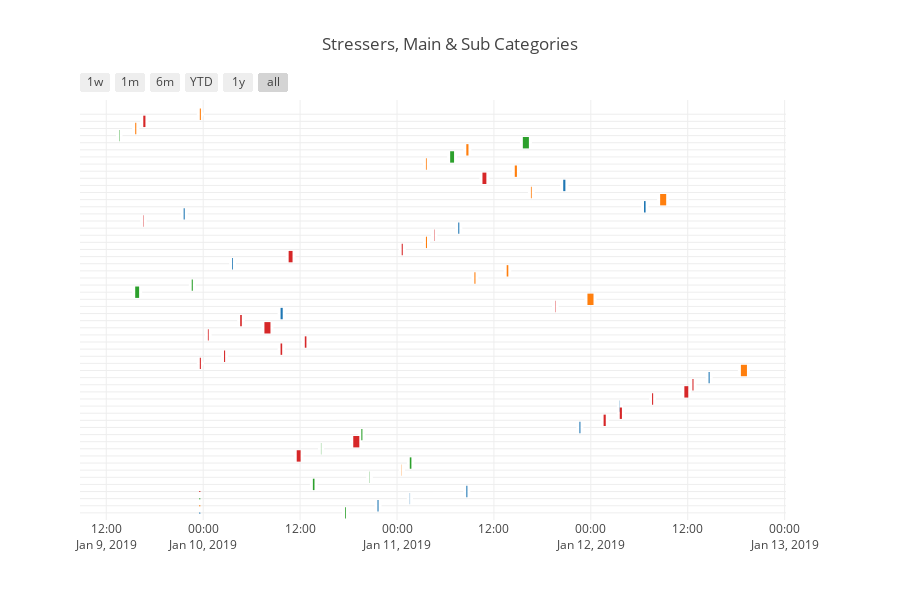

The notebook cell saved with this chart:
### Code cell
stress_stream.plot_stress_gantt()

### Figure 1 — Plotly figure (JSON) as saved in the notebook; plotly's stock layout.template omitted (floating-point values rounded to 4 significant figures)
{"data": [{"marker": {"color": "white"}, "name": "", "type": "scatter", "uid": "fd747139-8241-4879-889b-a002994638fa", "x": ["2019-01-10 17:34:59", "2019-01-10 17:40:59"], "y": [0, 0]}, {"marker": {"color": "white"}, "name": "", "type": "scatter", "uid": "47e60f52-cc77-4427-bd75-14c12337c86a", "x": ["2019-01-10 21:34:59", "2019-01-10 21:42:59"], "y": [1, 1]}, {"marker": {"color": "white"}, "name": "", "type": "scatter", "uid": "513fbaca-f45b-485f-9636-3307fb5724a5", "x": ["2019-01-11 01:34:59", "2019-01-11 01:36:59"], "y": [2, 2]}, {"marker": {"color": "white"}, "name": "", "type": "scatter", "uid": "e16d64e5-083a-4b95-87a9-239ba1ed6f62", "x": ["2019-01-11 08:34:59", "2019-01-11 08:42:59"], "y": [3, 3]}, {"marker": {"color": "white"}, "name": "", "type": "scatter", "uid": "78122338-6b7c-499e-a619-1853772e5559", "x": ["2019-01-10 13:34:59", "2019-01-10 13:46:59"], "y": [4, 4]}, {"marker": {"color": "white"}, "name": "", "type": "scatter", "uid": "d06a2822-2979-4d3b-9295-ea45732aed60", "x": ["2019-01-10 20:34:59", "2019-01-10 20:36:59"], "y": [5, 5]}, {"marker": {"color": "white"}, "name": "", "type": "scatter", "uid": "1fe37592-04a7-4224-85b9-113e83a53350", "x": ["2019-01-11 00:34:59", "2019-01-11 00:36:59"], "y": [6, 6]}, {"marker": {"color": "white"}, "name": "", "type": "scatter", "uid": "c1926b47-c7bb-4ba4-8be9-33653479ef37", "x": ["2019-01-11 01:34:59", "2019-01-11 01:46:59"], "y": [7, 7]}, {"marker": {"color": "white"}, "name": "", "type": "scatter", "uid": "88a18bb4-a432-4116-9f91-f4178d31a504", "x": ["2019-01-10 11:34:59", "2019-01-10 12:03:59"], "y": [8, 8]}, {"marker": {"color": "white"}, "name": "", "type": "scatter", "uid": "c419a566-b230-4c42-bf75-ca3a4e2c4952", "x": ["2019-01-10 14:34:59", "2019-01-10 14:36:59"], "y": [9, 9]}, {"marker": {"color": "white"}, "name": "", "type": "scatter", "uid": "30a28c49-d023-48d5-b93e-3b51e313b3cd", "x": ["2019-01-10 18:34:59", "2019-01-10 19:19:59"], "y": [10, 10]}, {"marker": {"color": "white"}, "name": "", "type": "scatter", "uid": "5eb616de-3f07-4cab-8df8-a97637d51f03", "x": ["2019-01-10 19:34:59", "2019-01-10 19:42:59"], "y": [11, 11]}, {"marker": {"color": "white"}, "name": "", "type": "scatter", "uid": "ef27cb67-86c0-4909-842b-efdf69dfa82a", "x": ["2019-01-11 22:34:59", "2019-01-11 22:42:59"], "y": [12, 12]}, {"marker": {"color": "white"}, "name": "", "type": "scatter", "uid": "6dba4bbd-0386-463a-8547-5ff3d051a5ae", "x": ["2019-01-12 01:34:59", "2019-01-12 01:50:59"], "y": [13, 13]}, {"marker": {"color": "white"}, "name": "", "type": "scatter", "uid": "46ed2886-5344-4b06-9b84-f3c79bf8983c", "x": ["2019-01-12 03:34:59", "2019-01-12 03:50:59"], "y": [14, 14]}, {"marker": {"color": "white"}, "name": "", "type": "scatter", "uid": "979db1f8-f8f5-4690-978f-a6148060ca5d", "x": ["2019-01-12 03:34:59", "2019-01-12 03:36:59"], "y": [15, 15]}, {"marker": {"color": "white"}, "name": "", "type": "scatter", "uid": "00a0af46-c59d-4b0b-b12d-bc23745047ac", "x": ["2019-01-12 07:34:59", "2019-01-12 07:42:59"], "y": [16, 16]}, {"marker": {"color": "white"}, "name": "", "type": "scatter", "uid": "8bb49d4d-d0ca-45f7-bab8-b5f68bb8bf39", "x": ["2019-01-12 11:34:59", "2019-01-12 12:03:59"], "y": [17, 17]}, {"marker": {"color": "white"}, "name": "", "type": "scatter", "uid": "f75a144c-de21-48c7-9f65-c94dd640efc6", "x": ["2019-01-12 12:34:59", "2019-01-12 12:42:59"], "y": [18, 18]}, {"marker": {"color": "white"}, "name": "", "type": "scatter", "uid": "581fc6c1-b713-48c7-b989-fdc5ee7e6663", "x": ["2019-01-12 14:34:59", "2019-01-12 14:42:59"], "y": [19, 19]}, {"marker": {"color": "white"}, "name": "", "type": "scatter", "uid": "250ed97c-0685-4c8e-8a8d-ff3063bfdef5", "x": ["2019-01-12 18:34:59", "2019-01-12 19:19:59"], "y": [20, 20]}, {"marker": {"color": "white"}, "name": "", "type": "scatter", "uid": "1f1de868-25f3-41b2-86b8-ee80fdf7505a", "x": ["2019-01-09 23:34:59", "2019-01-09 23:42:59"], "y": [21, 21]}, {"marker": {"color": "white"}, "name": "", "type": "scatter", "uid": "115e0274-fbfd-46c7-9e7e-44695618c411", "x": ["2019-01-10 02:34:59", "2019-01-10 02:42:59"], "y": [22, 22]}, {"marker": {"color": "white"}, "name": "", "type": "scatter", "uid": "a21081ce-4015-459e-8e23-cd966d3f1710", "x": ["2019-01-10 09:34:59", "2019-01-10 09:46:59"], "y": [23, 23]}, {"marker": {"color": "white"}, "name": "", "type": "scatter", "uid": "36c2a90c-f8d6-44a0-84a5-29c5daa4f775", "x": ["2019-01-10 12:34:59", "2019-01-10 12:46:59"], "y": [24, 24]}, {"marker": {"color": "white"}, "name": "", "type": "scatter", "uid": "b1de829a-5119-4ea4-b571-9c3cca372996", "x": ["2019-01-10 00:34:59", "2019-01-10 00:40:59"], "y": [25, 25]}, {"marker": {"color": "white"}, "name": "", "type": "scatter", "uid": "04b67f51-c7cc-4c87-ac01-ecbf022ae475", "x": ["2019-01-10 07:34:59", "2019-01-10 08:19:59"], "y": [26, 26]}, {"marker": {"color": "white"}, "name": "", "type": "scatter", "uid": "26ff18e7-160e-4c03-8d18-7080b99d1af4", "x": ["2019-01-10 04:34:59", "2019-01-10 04:46:59"], "y": [27, 27]}, {"marker": {"color": "white"}, "name": "", "type": "scatter", "uid": "acba67db-ed8f-4d2b-9c10-73ad81fb8c23", "x": ["2019-01-10 09:34:59", "2019-01-10 09:50:59"], "y": [28, 28]}, {"marker": {"color": "white"}, "name": "", "type": "scatter", "uid": "2f55c646-0194-4cd9-9dba-05e8a6c650ff", "x": ["2019-01-11 19:34:59", "2019-01-11 19:37:59"], "y": [29, 29]}, {"marker": {"color": "white"}, "name": "", "type": "scatter", "uid": "716fc580-4248-45d4-9b47-1121c103edfe", "x": ["2019-01-11 23:34:59", "2019-01-12 00:19:59"], "y": [30, 30]}, {"marker": {"color": "white"}, "name": "", "type": "scatter", "uid": "53f801e0-5677-49e7-a088-a1d7d33acf61", "x": ["2019-01-09 15:34:59", "2019-01-09 16:03:59"], "y": [31, 31]}, {"marker": {"color": "white"}, "name": "", "type": "scatter", "uid": "8840f45c-e4d2-4e35-85f8-bfb76cb3b16a", "x": ["2019-01-09 22:34:59", "2019-01-09 22:42:59"], "y": [32, 32]}, {"marker": {"color": "white"}, "name": "", "type": "scatter", "uid": "585ac93e-b4f4-4714-b0a5-6b1905bcc125", "x": ["2019-01-11 09:34:59", "2019-01-11 09:42:59"], "y": [33, 33]}, {"marker": {"color": "white"}, "name": "", "type": "scatter", "uid": "bd9e01ad-4864-4816-b5cb-9fbbda18dc4b", "x": ["2019-01-11 13:34:59", "2019-01-11 13:46:59"], "y": [34, 34]}, {"marker": {"color": "white"}, "name": "", "type": "scatter", "uid": "d36b49d8-ed77-48c5-9d8c-2bdb21224a21", "x": ["2019-01-10 03:34:59", "2019-01-10 03:40:59"], "y": [35, 35]}, {"marker": {"color": "white"}, "name": "", "type": "scatter", "uid": "5d266d34-983d-4339-b3ac-8d2e898b9b8e", "x": ["2019-01-10 10:34:59", "2019-01-10 11:03:59"], "y": [36, 36]}, {"marker": {"color": "white"}, "name": "", "type": "scatter", "uid": "f3515e6c-a433-4deb-99f4-5d52011d5262", "x": ["2019-01-11 00:34:59", "2019-01-11 00:42:59"], "y": [37, 37]}, {"marker": {"color": "white"}, "name": "", "type": "scatter", "uid": "e45c1819-399b-4c50-9952-010d230b5999", "x": ["2019-01-11 03:34:59", "2019-01-11 03:42:59"], "y": [38, 38]}, {"marker": {"color": "white"}, "name": "", "type": "scatter", "uid": "63a9fef4-ab75-40e4-a493-721970ab1d81", "x": ["2019-01-11 04:34:59", "2019-01-11 04:37:59"], "y": [39, 39]}, {"marker": {"color": "white"}, "name": "", "type": "scatter", "uid": "dbdd415d-6d2c-4e22-9058-de99a8f3a1ff", "x": ["2019-01-11 07:34:59", "2019-01-11 07:42:59"], "y": [40, 40]}, {"marker": {"color": "white"}, "name": "", "type": "scatter", "uid": "8e6124f8-5eee-4cb1-925e-a598a192a69b", "x": ["2019-01-09 16:34:59", "2019-01-09 16:37:59"], "y": [41, 41]}, {"marker": {"color": "white"}, "name": "", "type": "scatter", "uid": "8c2a2444-f4fb-443b-a8f9-f233c8758dba", "x": ["2019-01-09 21:34:59", "2019-01-09 21:42:59"], "y": [42, 42]}, {"marker": {"color": "white"}, "name": "", "type": "scatter", "uid": "e11cf83c-5e0d-460f-8d52-0f63649ea189", "x": ["2019-01-12 06:34:59", "2019-01-12 06:46:59"], "y": [43, 43]}, {"marker": {"color": "white"}, "name": "", "type": "scatter", "uid": "c3511885-f753-454b-ae7c-351db92b611b", "x": ["2019-01-12 08:34:59", "2019-01-12 09:19:59"], "y": [44, 44]}, {"marker": {"color": "white"}, "name": "", "type": "scatter", "uid": "bb610d8a-658a-4afd-a8bb-b64fdce148cb", "x": ["2019-01-11 16:34:59", "2019-01-11 16:40:59"], "y": [45, 45]}, {"marker": {"color": "white"}, "name": "", "type": "scatter", "uid": "ada5e45d-1c0d-46b9-9884-32abb0872230", "x": ["2019-01-11 20:34:59", "2019-01-11 20:50:59"], "y": [46, 46]}, {"marker": {"color": "white"}, "name": "", "type": "scatter", "uid": "fec1cf0b-5641-40d6-88b4-2a3d6cd9641c", "x": ["2019-01-11 10:34:59", "2019-01-11 11:03:59"], "y": [47, 47]}, {"marker": {"color": "white"}, "name": "", "type": "scatter", "uid": "16fc7133-c1b2-4d34-869d-70948e377a6c", "x": ["2019-01-11 14:34:59", "2019-01-11 14:50:59"], "y": [48, 48]}, {"marker": {"color": "white"}, "name": "", "type": "scatter", "uid": "70bd30f3-4bbc-4836-a127-bfc09acacb84", "x": ["2019-01-11 03:34:59", "2019-01-11 03:40:59"], "y": [49, 49]}, {"marker": {"color": "white"}, "name": "", "type": "scatter", "uid": "8f164e9b-13a8-43d5-a357-6f8325f0b8b5", "x": ["2019-01-11 06:34:59", "2019-01-11 07:03:59"], "y": [50, 50]}, {"marker": {"color": "white"}, "name": "", "type": "scatter", "uid": "42cb2227-07de-452a-af99-1316531e148c", "x": ["2019-01-11 08:34:59", "2019-01-11 08:50:59"], "y": [51, 51]}, {"marker": {"color": "white"}, "name": "", "type": "scatter", "uid": "38a505bf-eaad-4011-ac66-0995e6a4e80f", "x": ["2019-01-11 15:34:59", "2019-01-11 16:19:59"], "y": [52, 52]}, {"marker": {"color": "white"}, "name": "", "type": "scatter", "uid": "d210a4a6-cf09-43fc-9c66-ec154cf5b15f", "x": ["2019-01-09 13:34:59", "2019-01-09 13:37:59"], "y": [53, 53]}, {"marker": {"color": "white"}, "name": "", "type": "scatter", "uid": "e9b4603b-be9b-485f-986d-f529e0289a8b", "x": ["2019-01-09 15:34:59", "2019-01-09 15:42:59"], "y": [54, 54]}, {"marker": {"color": "white"}, "name": "", "type": "scatter", "uid": "00296ca5-b026-45de-b491-28a4ed0211fd", "x": ["2019-01-09 16:34:59", "2019-01-09 16:50:59"], "y": [55, 55]}, {"marker": {"color": "white"}, "name": "", "type": "scatter", "uid": "078068d7-840f-4fd4-9674-fc02d0db6df0", "x": ["2019-01-09 23:34:59", "2019-01-09 23:42:59"], "y": [56, 56]}, {"hoverinfo": "none", "marker": {"color": "rgb(31, 119, 180)", "size": 1}, "name": "Driving", "showlegend": true, "type": "scatter", "uid": "b6b3377d-6627-4822-b604-f2694d22b1c3", "x": ["2019-01-09 23:34:59", "2019-01-09 23:34:59"], "y": [0, 0]}, {"hoverinfo": "none", "marker": {"color": "rgb(255, 127, 14)", "size": 1}, "name": "Finance", "showlegend": true, "type": "scatter", "uid": "5faabfa8-b900-4706-a0f0-036c7f65d3a9", "x": ["2019-01-09 23:34:59", "2019-01-09 23:34:59"], "y": [1, 1]}, {"hoverinfo": "none", "marker": {"color": "rgb(44, 160, 44)", "size": 1}, "name": "Health", "showlegend": true, "type": "scatter", "uid": "ee4aba39-ed6c-413d-afec-f362dbc9bc32", "x": ["2019-01-09 23:34:59", "2019-01-09 23:34:59"], "y": [2, 2]}, {"hoverinfo": "none", "marker": {"color": "rgb(214, 39, 40)", "size": 1}, "name": "Job", "showlegend": true, "type": "scatter", "uid": "4c4b51ad-2568-44e9-9dcd-7f51ba878ab9", "x": ["2019-01-09 23:34:59", "2019-01-09 23:34:59"], "y": [3, 3]}], "layout": {"height": 600, "hovermode": "closest", "shapes": [{"fillcolor": "rgb(44, 160, 44)", "line": {"width": 0}, "opacity": 1, "type": "rect", "x0": "2019-01-10 17:34:59", "x1": "2019-01-10 17:40:59", "xref": "x", "y0": -0.8, "y1": 0.8, "yref": "y"}, {"fillcolor": "rgb(31, 119, 180)", "line": {"width": 0}, "opacity": 1, "type": "rect", "x0": "2019-01-10 21:34:59", "x1": "2019-01-10 21:42:59", "xref": "x", "y0": 0.2, "y1": 1.8, "yref": "y"}, {"fillcolor": "rgb(31, 119, 180)", "line": {"width": 0}, "opacity": 1, "type": "rect", "x0": "2019-01-11 01:34:59", "x1": "2019-01-11 01:36:59", "xref": "x", "y0": 1.2, "y1": 2.8, "yref": "y"}, {"fillcolor": "rgb(31, 119, 180)", "line": {"width": 0}, "opacity": 1, "type": "rect", "x0": "2019-01-11 08:34:59", "x1": "2019-01-11 08:42:59", "xref": "x", "y0": 2.2, "y1": 3.8, "yref": "y"}, {"fillcolor": "rgb(44, 160, 44)", "line": {"width": 0}, "opacity": 1, "type": "rect", "x0": "2019-01-10 13:34:59", "x1": "2019-01-10 13:46:59", "xref": "x", "y0": 3.2, "y1": 4.8, "yref": "y"}, {"fillcolor": "rgb(44, 160, 44)", "line": {"width": 0}, "opacity": 1, "type": "rect", "x0": "2019-01-10 20:34:59", "x1": "2019-01-10 20:36:59", "xref": "x", "y0": 4.2, "y1": 5.8, "yref": "y"}, {"fillcolor": "rgb(255, 127, 14)", "line": {"width": 0}, "opacity": 1, "type": "rect", "x0": "2019-01-11 00:34:59", "x1": "2019-01-11 00:36:59", "xref": "x", "y0": 5.2, "y1": 6.8, "yref": "y"}, {"fillcolor": "rgb(44, 160, 44)", "line": {"width": 0}, "opacity": 1, "type": "rect", "x0": "2019-01-11 01:34:59", "x1": "2019-01-11 01:46:59", "xref": "x", "y0": 6.2, "y1": 7.8, "yref": "y"}, {"fillcolor": "rgb(214, 39, 40)", "line": {"width": 0}, "opacity": 1, "type": "rect", "x0": "2019-01-10 11:34:59", "x1": "2019-01-10 12:03:59", "xref": "x", "y0": 7.2, "y1": 8.8, "yref": "y"}, {"fillcolor": "rgb(44, 160, 44)", "line": {"width": 0}, "opacity": 1, "type": "rect", "x0": "2019-01-10 14:34:59", "x1": "2019-01-10 14:36:59", "xref": "x", "y0": 8.2, "y1": 9.8, "yref": "y"}, {"fillcolor": "rgb(214, 39, 40)", "line": {"width": 0}, "opacity": 1, "type": "rect", "x0": "2019-01-10 18:34:59", "x1": "2019-01-10 19:19:59", "xref": "x", "y0": 9.2, "y1": 10.8, "yref": "y"}, {"fillcolor": "rgb(44, 160, 44)", "line": {"width": 0}, "opacity": 1, "type": "rect", "x0": "2019-01-10 19:34:59", "x1": "2019-01-10 19:42:59", "xref": "x", "y0": 10.2, "y1": 11.8, "yref": "y"}, {"fillcolor": "rgb(31, 119, 180)", "line": {"width": 0}, "opacity": 1, "type": "rect", "x0": "2019-01-11 22:34:59", "x1": "2019-01-11 22:42:59", "xref": "x", "y0": 11.2, "y1": 12.8, "yref": "y"}, {"fillcolor": "rgb(214, 39, 40)", "line": {"width": 0}, "opacity": 1, "type": "rect", "x0": "2019-01-12 01:34:59", "x1": "2019-01-12 01:50:59", "xref": "x", "y0": 12.2, "y1": 13.8, "yref": "y"}, {"fillcolor": "rgb(214, 39, 40)", "line": {"width": 0}, "opacity": 1, "type": "rect", "x0": "2019-01-12 03:34:59", "x1": "2019-01-12 03:50:59", "xref": "x", "y0": 13.2, "y1": 14.8, "yref": "y"}, {"fillcolor": "rgb(31, 119, 180)", "line": {"width": 0}, "opacity": 1, "type": "rect", "x0": "2019-01-12 03:34:59", "x1": "2019-01-12 03:36:59", "xref": "x", "y0": 14.2, "y1": 15.8, "yref": "y"}, {"fillcolor": "rgb(214, 39, 40)", "line": {"width": 0}, "opacity": 1, "type": "rect", "x0": "2019-01-12 07:34:59", "x1": "2019-01-12 07:42:59", "xref": "x", "y0": 15.2, "y1": 16.8, "yref": "y"}, {"fillcolor": "rgb(214, 39, 40)", "line": {"width": 0}, "opacity": 1, "type": "rect", "x0": "2019-01-12 11:34:59", "x1": "2019-01-12 12:03:59", "xref": "x", "y0": 16.2, "y1": 17.8, "yref": "y"}, {"fillcolor": "rgb(214, 39, 40)", "line": {"width": 0}, "opacity": 1, "type": "rect", "x0": "2019-01-12 12:34:59", "x1": "2019-01-12 12:42:59", "xref": "x", "y0": 17.2, "y1": 18.8, "yref": "y"}, {"fillcolor": "rgb(31, 119, 180)", "line": {"width": 0}, "opacity": 1, "type": "rect", "x0": "2019-01-12 14:34:59", "x1": "2019-01-12 14:42:59", "xref": "x", "y0": 18.2, "y1": 19.8, "yref": "y"}, {"fillcolor": "rgb(255, 127, 14)", "line": {"width": 0}, "opacity": 1, "type": "rect", "x0": "2019-01-12 18:34:59", "x1": "2019-01-12 19:19:59", "xref": "x", "y0": 19.2, "y1": 20.8, "yref": "y"}, {"fillcolor": "rgb(214, 39, 40)", "line": {"width": 0}, "opacity": 1, "type": "rect", "x0": "2019-01-09 23:34:59", "x1": "2019-01-09 23:42:59", "xref": "x", "y0": 20.2, "y1": 21.8, "yref": "y"}, {"fillcolor": "rgb(214, 39, 40)", "line": {"width": 0}, "opacity": 1, "type": "rect", "x0": "2019-01-10 02:34:59", "x1": "2019-01-10 02:42:59", "xref": "x", "y0": 21.2, "y1": 22.8, "yref": "y"}, {"fillcolor": "rgb(214, 39, 40)", "line": {"width": 0}, "opacity": 1, "type": "rect", "x0": "2019-01-10 09:34:59", "x1": "2019-01-10 09:46:59", "xref": "x", "y0": 22.2, "y1": 23.8, "yref": "y"}, {"fillcolor": "rgb(214, 39, 40)", "line": {"width": 0}, "opacity": 1, "type": "rect", "x0": "2019-01-10 12:34:59", "x1": "2019-01-10 12:46:59", "xref": "x", "y0": 23.2, "y1": 24.8, "yref": "y"}, {"fillcolor": "rgb(214, 39, 40)", "line": {"width": 0}, "opacity": 1, "type": "rect", "x0": "2019-01-10 00:34:59", "x1": "2019-01-10 00:40:59", "xref": "x", "y0": 24.2, "y1": 25.8, "yref": "y"}, {"fillcolor": "rgb(214, 39, 40)", "line": {"width": 0}, "opacity": 1, "type": "rect", "x0": "2019-01-10 07:34:59", "x1": "2019-01-10 08:19:59", "xref": "x", "y0": 25.2, "y1": 26.8, "yref": "y"}, {"fillcolor": "rgb(214, 39, 40)", "line": {"width": 0}, "opacity": 1, "type": "rect", "x0": "2019-01-10 04:34:59", "x1": "2019-01-10 04:46:59", "xref": "x", "y0": 26.2, "y1": 27.8, "yref": "y"}, {"fillcolor": "rgb(31, 119, 180)", "line": {"width": 0}, "opacity": 1, "type": "rect", "x0": "2019-01-10 09:34:59", "x1": "2019-01-10 09:50:59", "xref": "x", "y0": 27.2, "y1": 28.8, "yref": "y"}, {"fillcolor": "rgb(214, 39, 40)", "line": {"width": 0}, "opacity": 1, "type": "rect", "x0": "2019-01-11 19:34:59", "x1": "2019-01-11 19:37:59", "xref": "x", "y0": 28.2, "y1": 29.8, "yref": "y"}, {"fillcolor": "rgb(255, 127, 14)", "line": {"width": 0}, "opacity": 1, "type": "rect", "x0": "2019-01-11 23:34:59", "x1": "2019-01-12 00:19:59", "xref": "x", "y0": 29.2, "y1": 30.8, "yref": "y"}, {"fillcolor": "rgb(44, 160, 44)", "line": {"width": 0}, "opacity": 1, "type": "rect", "x0": "2019-01-09 15:34:59", "x1": "2019-01-09 16:03:59", "xref": "x", "y0": 30.2, "y1": 31.8, "yref": "y"}, {"fillcolor": "rgb(44, 160, 44)", "line": {"width": 0}, "opacity": 1, "type": "rect", "x0": "2019-01-09 22:34:59", "x1": "2019-01-09 22:42:59", "xref": "x", "y0": 31.2, "y1": 32.8, "yref": "y"}, {"fillcolor": "rgb(255, 127, 14)", "line": {"width": 0}, "opacity": 1, "type": "rect", "x0": "2019-01-11 09:34:59", "x1": "2019-01-11 09:42:59", "xref": "x", "y0": 32.2, "y1": 33.8, "yref": "y"}, {"fillcolor": "rgb(255, 127, 14)", "line": {"width": 0}, "opacity": 1, "type": "rect", "x0": "2019-01-11 13:34:59", "x1": "2019-01-11 13:46:59", "xref": "x", "y0": 33.2, "y1": 34.8, "yref": "y"}, {"fillcolor": "rgb(31, 119, 180)", "line": {"width": 0}, "opacity": 1, "type": "rect", "x0": "2019-01-10 03:34:59", "x1": "2019-01-10 03:40:59", "xref": "x", "y0": 34.2, "y1": 35.8, "yref": "y"}, {"fillcolor": "rgb(214, 39, 40)", "line": {"width": 0}, "opacity": 1, "type": "rect", "x0": "2019-01-10 10:34:59", "x1": "2019-01-10 11:03:59", "xref": "x", "y0": 35.2, "y1": 36.8, "yref": "y"}, {"fillcolor": "rgb(214, 39, 40)", "line": {"width": 0}, "opacity": 1, "type": "rect", "x0": "2019-01-11 00:34:59", "x1": "2019-01-11 00:42:59", "xref": "x", "y0": 36.2, "y1": 37.8, "yref": "y"}, {"fillcolor": "rgb(255, 127, 14)", "line": {"width": 0}, "opacity": 1, "type": "rect", "x0": "2019-01-11 03:34:59", "x1": "2019-01-11 03:42:59", "xref": "x", "y0": 37.2, "y1": 38.8, "yref": "y"}, {"fillcolor": "rgb(214, 39, 40)", "line": {"width": 0}, "opacity": 1, "type": "rect", "x0": "2019-01-11 04:34:59", "x1": "2019-01-11 04:37:59", "xref": "x", "y0": 38.2, "y1": 39.8, "yref": "y"}, {"fillcolor": "rgb(31, 119, 180)", "line": {"width": 0}, "opacity": 1, "type": "rect", "x0": "2019-01-11 07:34:59", "x1": "2019-01-11 07:42:59", "xref": "x", "y0": 39.2, "y1": 40.8, "yref": "y"}, {"fillcolor": "rgb(214, 39, 40)", "line": {"width": 0}, "opacity": 1, "type": "rect", "x0": "2019-01-09 16:34:59", "x1": "2019-01-09 16:37:59", "xref": "x", "y0": 40.2, "y1": 41.8, "yref": "y"}, {"fillcolor": "rgb(31, 119, 180)", "line": {"width": 0}, "opacity": 1, "type": "rect", "x0": "2019-01-09 21:34:59", "x1": "2019-01-09 21:42:59", "xref": "x", "y0": 41.2, "y1": 42.8, "yref": "y"}, {"fillcolor": "rgb(31, 119, 180)", "line": {"width": 0}, "opacity": 1, "type": "rect", "x0": "2019-01-12 06:34:59", "x1": "2019-01-12 06:46:59", "xref": "x", "y0": 42.2, "y1": 43.8, "yref": "y"}, {"fillcolor": "rgb(255, 127, 14)", "line": {"width": 0}, "opacity": 1, "type": "rect", "x0": "2019-01-12 08:34:59", "x1": "2019-01-12 09:19:59", "xref": "x", "y0": 43.2, "y1": 44.8, "yref": "y"}, {"fillcolor": "rgb(255, 127, 14)", "line": {"width": 0}, "opacity": 1, "type": "rect", "x0": "2019-01-11 16:34:59", "x1": "2019-01-11 16:40:59", "xref": "x", "y0": 44.2, "y1": 45.8, "yref": "y"}, {"fillcolor": "rgb(31, 119, 180)", "line": {"width": 0}, "opacity": 1, "type": "rect", "x0": "2019-01-11 20:34:59", "x1": "2019-01-11 20:50:59", "xref": "x", "y0": 45.2, "y1": 46.8, "yref": "y"}, {"fillcolor": "rgb(214, 39, 40)", "line": {"width": 0}, "opacity": 1, "type": "rect", "x0": "2019-01-11 10:34:59", "x1": "2019-01-11 11:03:59", "xref": "x", "y0": 46.2, "y1": 47.8, "yref": "y"}, {"fillcolor": "rgb(255, 127, 14)", "line": {"width": 0}, "opacity": 1, "type": "rect", "x0": "2019-01-11 14:34:59", "x1": "2019-01-11 14:50:59", "xref": "x", "y0": 47.2, "y1": 48.8, "yref": "y"}, {"fillcolor": "rgb(255, 127, 14)", "line": {"width": 0}, "opacity": 1, "type": "rect", "x0": "2019-01-11 03:34:59", "x1": "2019-01-11 03:40:59", "xref": "x", "y0": 48.2, "y1": 49.8, "yref": "y"}, {"fillcolor": "rgb(44, 160, 44)", "line": {"width": 0}, "opacity": 1, "type": "rect", "x0": "2019-01-11 06:34:59", "x1": "2019-01-11 07:03:59", "xref": "x", "y0": 49.2, "y1": 50.8, "yref": "y"}, {"fillcolor": "rgb(255, 127, 14)", "line": {"width": 0}, "opacity": 1, "type": "rect", "x0": "2019-01-11 08:34:59", "x1": "2019-01-11 08:50:59", "xref": "x", "y0": 50.2, "y1": 51.8, "yref": "y"}, {"fillcolor": "rgb(44, 160, 44)", "line": {"width": 0}, "opacity": 1, "type": "rect", "x0": "2019-01-11 15:34:59", "x1": "2019-01-11 16:19:59", "xref": "x", "y0": 51.2, "y1": 52.8, "yref": "y"}, {"fillcolor": "rgb(44, 160, 44)", "line": {"width": 0}, "opacity": 1, "type": "rect", "x0": "2019-01-09 13:34:59", "x1": "2019-01-09 13:37:59", "xref": "x", "y0": 52.2, "y1": 53.8, "yref": "y"}, {"fillcolor": "rgb(255, 127, 14)", "line": {"width": 0}, "opacity": 1, "type": "rect", "x0": "2019-01-09 15:34:59", "x1": "2019-01-09 15:42:59", "xref": "x", "y0": 53.2, "y1": 54.8, "yref": "y"}, {"fillcolor": "rgb(214, 39, 40)", "line": {"width": 0}, "opacity": 1, "type": "rect", "x0": "2019-01-09 16:34:59", "x1": "2019-01-09 16:50:59", "xref": "x", "y0": 54.2, "y1": 55.8, "yref": "y"}, {"fillcolor": "rgb(255, 127, 14)", "line": {"width": 0}, "opacity": 1, "type": "rect", "x0": "2019-01-09 23:34:59", "x1": "2019-01-09 23:42:59", "xref": "x", "y0": 55.2, "y1": 56.8, "yref": "y"}], "showlegend": true, "title": {"text": "Stressers, Main & Sub Categories"}, "width": 900, "xaxis": {"autorange": true, "range": ["2019-01-09 08:44:48.9522", "2019-01-13 00:10:09.0478"], "rangeselector": {"buttons": [{"count": 7, "label": "1w", "step": "day", "stepmode": "backward"}, {"count": 1, "label": "1m", "step": "month", "stepmode": "backward"}, {"count": 6, "label": "6m", "step": "month", "stepmode": "backward"}, {"count": 1, "label": "YTD", "step": "year", "stepmode": "todate"}, {"count": 1, "label": "1y", "step": "year", "stepmode": "backward"}, {"step": "all"}]}, "showgrid": true, "type": "date", "zeroline": false}, "yaxis": {"autorange": false, "range": [-1, 58], "showgrid": true, "showticklabels": false, "ticktext": ["My eating habits", "Indecision at a traffic intersection", "Indecision at a traffic intersection", "Difficulty in navigating", "My eating habits", "Physical inability", "Missed payment", "My eating habits", "Late arrival", "Physical inability", "Unpleasant conversation", "My eating habits", "Indecision at a traffic intersection", "Technology barriers", "Bored / Not enough to do", "Indecision at a traffic intersection", "Technology barriers", "Late arrival", "Unpleasant conversation", "Was Tailgated", "Unexpected losses", "Bored / Not enough to do", "Unpleasant conversation", "Unpleasant conversation", "Late arrival", "Late arrival", "Unpleasant conversation", "Technology barriers", "Indecision at a traffic intersection", "Unpleasant conversation", "Unexpected losses", "Physical inability", "My eating habits", "Unexpected losses", "Missed payment", "Difficulty in navigating", "Unpleasant conversation", "Technology barriers", "Unexpected losses", "Late arrival", "Difficulty in navigating", "Late arrival", "Difficulty in navigating", "Was Tailgated", "Unexpected losses", "Unexpected losses", "Was Tailgated", "Unpleasant conversation", "Missed payment", "Unexpected losses", "Physical inability", "Unexpected losses", "Physical inability", "Physical inability", "Unexpected losses", "Bored / Not enough to do", "Missed payment"], "tickvals": [0, 1, 2, 3, 4, 5, 6, 7, 8, 9, 10, 11, 12, 13, 14, 15, 16, 17, 18, 19, 20, 21, 22, 23, 24, 25, 26, 27, 28, 29, 30, 31, 32, 33, 34, 35, 36, 37, 38, 39, 40, 41, 42, 43, 44, 45, 46, 47, 48, 49, 50, 51, 52, 53, 54, 55, 56], "type": "linear", "zeroline": false}}}
